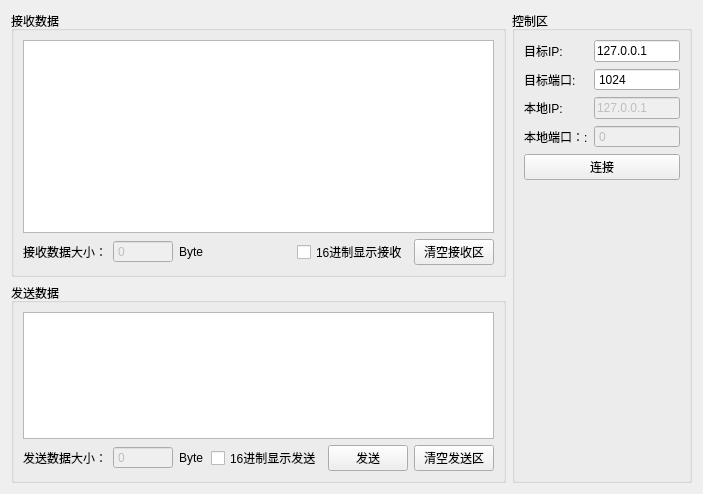
<?xml version="1.0" encoding="UTF-8"?>
<ui version="4.0">
 <class>TcpClient</class>
 <widget class="QWidget" name="TcpClient">
  <property name="geometry">
   <rect>
    <x>0</x>
    <y>0</y>
    <width>703</width>
    <height>494</height>
   </rect>
  </property>
  <property name="windowTitle">
   <string>Form</string>
  </property>
  <layout class="QGridLayout" name="gridLayout_5">
   <item row="0" column="0">
    <widget class="QGroupBox" name="groupBox">
     <property name="title">
      <string>接收数据</string>
     </property>
     <layout class="QGridLayout" name="gridLayout_3">
      <item row="0" column="0">
       <widget class="QTextEdit" name="text_recv"/>
      </item>
      <item row="1" column="0">
       <layout class="QHBoxLayout" name="horizontalLayout_2">
        <item>
         <widget class="QLabel" name="label_6">
          <property name="text">
           <string>接收数据大小：</string>
          </property>
         </widget>
        </item>
        <item>
         <widget class="QSpinBox" name="spin_recv">
          <property name="enabled">
           <bool>false</bool>
          </property>
          <property name="minimumSize">
           <size>
            <width>60</width>
            <height>0</height>
           </size>
          </property>
          <property name="buttonSymbols">
           <enum>QAbstractSpinBox::NoButtons</enum>
          </property>
          <property name="maximum">
           <number>100000</number>
          </property>
         </widget>
        </item>
        <item>
         <widget class="QLabel" name="label_7">
          <property name="text">
           <string>Byte</string>
          </property>
         </widget>
        </item>
        <item>
         <spacer name="horizontalSpacer_2">
          <property name="orientation">
           <enum>Qt::Horizontal</enum>
          </property>
          <property name="sizeHint" stdset="0">
           <size>
            <width>27</width>
            <height>17</height>
           </size>
          </property>
         </spacer>
        </item>
        <item>
         <widget class="QCheckBox" name="check_hexRecv">
          <property name="text">
           <string>16进制显示接收</string>
          </property>
         </widget>
        </item>
        <item>
         <widget class="QPushButton" name="but_clearRecv">
          <property name="text">
           <string>清空接收区</string>
          </property>
         </widget>
        </item>
       </layout>
      </item>
     </layout>
    </widget>
   </item>
   <item row="0" column="1" rowspan="2">
    <widget class="QGroupBox" name="groupBox_3">
     <property name="sizePolicy">
      <sizepolicy hsizetype="Fixed" vsizetype="Preferred">
       <horstretch>0</horstretch>
       <verstretch>0</verstretch>
      </sizepolicy>
     </property>
     <property name="maximumSize">
      <size>
       <width>180</width>
       <height>16777215</height>
      </size>
     </property>
     <property name="title">
      <string>控制区</string>
     </property>
     <layout class="QGridLayout" name="gridLayout_4">
      <item row="0" column="0">
       <layout class="QGridLayout" name="gridLayout">
        <item row="0" column="0">
         <widget class="QLabel" name="label">
          <property name="text">
           <string>目标IP:</string>
          </property>
         </widget>
        </item>
        <item row="0" column="1">
         <widget class="QLineEdit" name="line_peerAddress">
          <property name="text">
           <string>127.0.0.1</string>
          </property>
         </widget>
        </item>
        <item row="1" column="0">
         <widget class="QLabel" name="label_2">
          <property name="text">
           <string>目标端口:</string>
          </property>
         </widget>
        </item>
        <item row="1" column="1">
         <widget class="QSpinBox" name="spin_peerPort">
          <property name="buttonSymbols">
           <enum>QAbstractSpinBox::NoButtons</enum>
          </property>
          <property name="maximum">
           <number>65535</number>
          </property>
          <property name="value">
           <number>1024</number>
          </property>
         </widget>
        </item>
        <item row="2" column="0">
         <widget class="QLabel" name="label_4">
          <property name="text">
           <string>本地IP:</string>
          </property>
         </widget>
        </item>
        <item row="2" column="1">
         <widget class="QLineEdit" name="line_localAddress">
          <property name="enabled">
           <bool>false</bool>
          </property>
          <property name="text">
           <string>127.0.0.1</string>
          </property>
         </widget>
        </item>
        <item row="3" column="0">
         <widget class="QLabel" name="label_3">
          <property name="text">
           <string>本地端口：:</string>
          </property>
         </widget>
        </item>
        <item row="3" column="1">
         <widget class="QSpinBox" name="spin_localPort">
          <property name="enabled">
           <bool>false</bool>
          </property>
          <property name="buttonSymbols">
           <enum>QAbstractSpinBox::NoButtons</enum>
          </property>
          <property name="maximum">
           <number>65535</number>
          </property>
         </widget>
        </item>
       </layout>
      </item>
      <item row="1" column="0">
       <widget class="QPushButton" name="but_connect">
        <property name="text">
         <string>连接</string>
        </property>
       </widget>
      </item>
      <item row="4" column="0">
       <spacer name="verticalSpacer">
        <property name="orientation">
         <enum>Qt::Vertical</enum>
        </property>
        <property name="sizeHint" stdset="0">
         <size>
          <width>20</width>
          <height>40</height>
         </size>
        </property>
       </spacer>
      </item>
     </layout>
    </widget>
   </item>
   <item row="1" column="0">
    <widget class="QGroupBox" name="groupBox_2">
     <property name="maximumSize">
      <size>
       <width>16777215</width>
       <height>200</height>
      </size>
     </property>
     <property name="title">
      <string>发送数据</string>
     </property>
     <layout class="QGridLayout" name="gridLayout_2">
      <item row="0" column="0">
       <widget class="QTextEdit" name="text_send"/>
      </item>
      <item row="1" column="0">
       <layout class="QHBoxLayout" name="horizontalLayout">
        <item>
         <widget class="QLabel" name="label_5">
          <property name="text">
           <string>发送数据大小：</string>
          </property>
         </widget>
        </item>
        <item>
         <widget class="QSpinBox" name="spin_send">
          <property name="enabled">
           <bool>false</bool>
          </property>
          <property name="minimumSize">
           <size>
            <width>60</width>
            <height>0</height>
           </size>
          </property>
          <property name="buttonSymbols">
           <enum>QAbstractSpinBox::NoButtons</enum>
          </property>
          <property name="maximum">
           <number>100000</number>
          </property>
         </widget>
        </item>
        <item>
         <widget class="QLabel" name="label_8">
          <property name="text">
           <string>Byte</string>
          </property>
         </widget>
        </item>
        <item>
         <spacer name="horizontalSpacer">
          <property name="orientation">
           <enum>Qt::Horizontal</enum>
          </property>
          <property name="sizeHint" stdset="0">
           <size>
            <width>27</width>
            <height>17</height>
           </size>
          </property>
         </spacer>
        </item>
        <item>
         <widget class="QCheckBox" name="check_hexSend">
          <property name="text">
           <string>16进制显示发送</string>
          </property>
         </widget>
        </item>
        <item>
         <widget class="QPushButton" name="but_send">
          <property name="text">
           <string>发送</string>
          </property>
         </widget>
        </item>
        <item>
         <widget class="QPushButton" name="but_clearSend">
          <property name="text">
           <string>清空发送区</string>
          </property>
         </widget>
        </item>
       </layout>
      </item>
     </layout>
    </widget>
   </item>
  </layout>
 </widget>
 <resources/>
 <connections/>
</ui>
